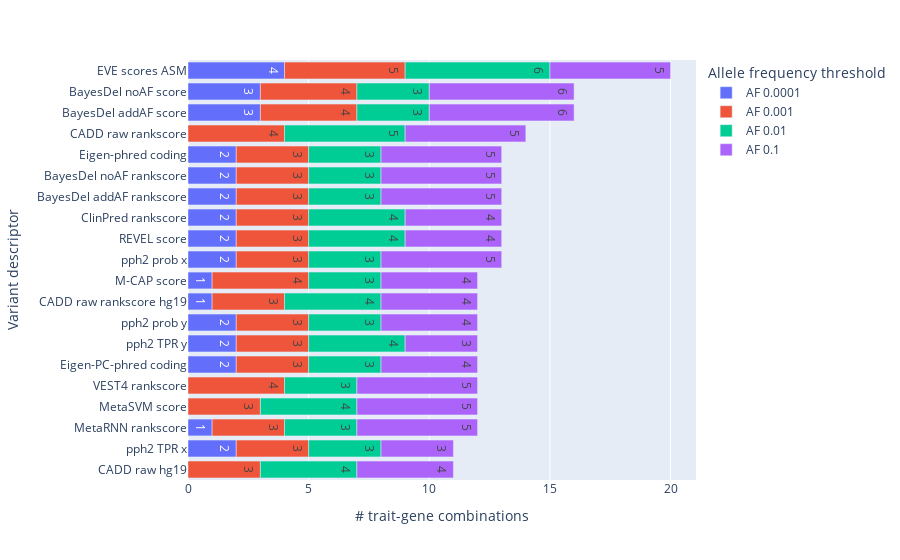

The notebook cell this image was saved under:
### Code cell
rank_features_single(regression_results_df[regression_results_df.extended_features == False], height=600)

### Figure 1 — Plotly figure (JSON) as saved in the notebook; plotly's stock layout.template omitted (floating-point values rounded to 4 significant figures)
{"data": [{"alignmentgroup": "True", "hovertemplate": "Allele frequency threshold=AF 0.0001<br># trait-gene combinations=%{text}<br>Variant descriptor=%{y}<extra></extra>", "legendgroup": "AF 0.0001", "marker": {"color": "#636efa", "pattern": {"shape": ""}}, "name": "AF 0.0001", "offsetgroup": "AF 0.0001", "orientation": "h", "showlegend": true, "text": [0, 2, 1, 0, 0, 2, 2, 2, 1, 1, 2, 2, 2, 2, 2, 2, 0, 3, 3, 4], "textposition": "auto", "type": "bar", "x": [0, 2, 1, 0, 0, 2, 2, 2, 1, 1, 2, 2, 2, 2, 2, 2, 0, 3, 3, 4], "xaxis": "x", "y": ["CADD raw hg19", "pph2 TPR x", "MetaRNN rankscore", "MetaSVM score", "VEST4 rankscore", "Eigen-PC-phred coding", "pph2 TPR y", "pph2 prob y", "CADD raw rankscore hg19", "M-CAP score", "pph2 prob x", "REVEL score", "ClinPred rankscore", "BayesDel addAF rankscore", "BayesDel noAF rankscore", "Eigen-phred coding", "CADD raw rankscore", "BayesDel addAF score", "BayesDel noAF score", "EVE scores ASM"], "yaxis": "y"}, {"alignmentgroup": "True", "hovertemplate": "Allele frequency threshold=AF 0.001<br># trait-gene combinations=%{text}<br>Variant descriptor=%{y}<extra></extra>", "legendgroup": "AF 0.001", "marker": {"color": "#EF553B", "pattern": {"shape": ""}}, "name": "AF 0.001", "offsetgroup": "AF 0.001", "orientation": "h", "showlegend": true, "text": [3, 3, 3, 3, 4, 3, 3, 3, 3, 4, 3, 3, 3, 3, 3, 3, 4, 4, 4, 5], "textposition": "auto", "type": "bar", "x": [3, 3, 3, 3, 4, 3, 3, 3, 3, 4, 3, 3, 3, 3, 3, 3, 4, 4, 4, 5], "xaxis": "x", "y": ["CADD raw hg19", "pph2 TPR x", "MetaRNN rankscore", "MetaSVM score", "VEST4 rankscore", "Eigen-PC-phred coding", "pph2 TPR y", "pph2 prob y", "CADD raw rankscore hg19", "M-CAP score", "pph2 prob x", "REVEL score", "ClinPred rankscore", "BayesDel addAF rankscore", "BayesDel noAF rankscore", "Eigen-phred coding", "CADD raw rankscore", "BayesDel addAF score", "BayesDel noAF score", "EVE scores ASM"], "yaxis": "y"}, {"alignmentgroup": "True", "hovertemplate": "Allele frequency threshold=AF 0.01<br># trait-gene combinations=%{text}<br>Variant descriptor=%{y}<extra></extra>", "legendgroup": "AF 0.01", "marker": {"color": "#00cc96", "pattern": {"shape": ""}}, "name": "AF 0.01", "offsetgroup": "AF 0.01", "orientation": "h", "showlegend": true, "text": [4, 3, 3, 4, 3, 3, 4, 3, 4, 3, 3, 4, 4, 3, 3, 3, 5, 3, 3, 6], "textposition": "auto", "type": "bar", "x": [4, 3, 3, 4, 3, 3, 4, 3, 4, 3, 3, 4, 4, 3, 3, 3, 5, 3, 3, 6], "xaxis": "x", "y": ["CADD raw hg19", "pph2 TPR x", "MetaRNN rankscore", "MetaSVM score", "VEST4 rankscore", "Eigen-PC-phred coding", "pph2 TPR y", "pph2 prob y", "CADD raw rankscore hg19", "M-CAP score", "pph2 prob x", "REVEL score", "ClinPred rankscore", "BayesDel addAF rankscore", "BayesDel noAF rankscore", "Eigen-phred coding", "CADD raw rankscore", "BayesDel addAF score", "BayesDel noAF score", "EVE scores ASM"], "yaxis": "y"}, {"alignmentgroup": "True", "hovertemplate": "Allele frequency threshold=AF 0.1<br># trait-gene combinations=%{text}<br>Variant descriptor=%{y}<extra></extra>", "legendgroup": "AF 0.1", "marker": {"color": "#ab63fa", "pattern": {"shape": ""}}, "name": "AF 0.1", "offsetgroup": "AF 0.1", "orientation": "h", "showlegend": true, "text": [4, 3, 5, 5, 5, 4, 3, 4, 4, 4, 5, 4, 4, 5, 5, 5, 5, 6, 6, 5], "textposition": "auto", "type": "bar", "x": [4, 3, 5, 5, 5, 4, 3, 4, 4, 4, 5, 4, 4, 5, 5, 5, 5, 6, 6, 5], "xaxis": "x", "y": ["CADD raw hg19", "pph2 TPR x", "MetaRNN rankscore", "MetaSVM score", "VEST4 rankscore", "Eigen-PC-phred coding", "pph2 TPR y", "pph2 prob y", "CADD raw rankscore hg19", "M-CAP score", "pph2 prob x", "REVEL score", "ClinPred rankscore", "BayesDel addAF rankscore", "BayesDel noAF rankscore", "Eigen-phred coding", "CADD raw rankscore", "BayesDel addAF score", "BayesDel noAF score", "EVE scores ASM"], "yaxis": "y"}], "layout": {"autosize": true, "barmode": "relative", "legend": {"title": {"text": "Allele frequency threshold"}, "tracegroupgap": 0}, "margin": {"t": 60}, "xaxis": {"anchor": "y", "autorange": true, "domain": [0, 1], "range": [0, 21.05], "title": {"text": "# trait-gene combinations"}, "type": "linear"}, "yaxis": {"anchor": "x", "autorange": true, "domain": [0, 1], "range": [-0.5, 19.5], "title": {"text": "Variant descriptor"}, "type": "category"}}}
